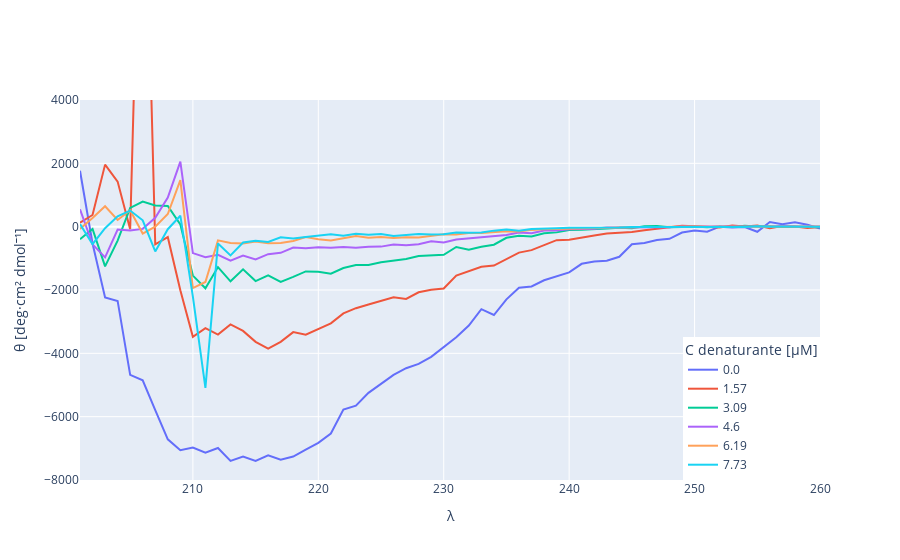

Here is the notebook cell this chart was saved with:
### Markdown cell above
### APPAIO LE CODE

### Code cell
fig = go.Figure()



spettri = pd.DataFrame()

for i, conc in enumerate(['C0', 'C1', 'C2', 'C3', 'C4', 'C5']):
    λ = spettriRAW['λ']
    if i != 0:
        θ = spettriRAW[conc] * 100 / (concentrazioni[i]/1000000 * N * l)
    else:
        θ = spettriRAW[conc] * 100* 1000000 / (N * l)

    mean = θ[λ > 250].mean()
    θ = θ - mean
    spettri[conc] = θ  # aggiorna la colonna

    fig.add_trace(go.Scatter(
        x=λ,
        y=θ,
        mode='lines',
        name=np.round(concentrazioni[i],2)
    ))

fig.update_layout(
    yaxis=dict(range=[-8000, 4000]),
    xaxis_title='λ',
    yaxis_title='θ [deg·cm² dmol⁻¹]',
    legend_title='C denaturante [μM]',
    legend=dict(
        x=1,
        y=0,
        xanchor='right',
        yanchor='bottom'
    )
)
fig.show()
